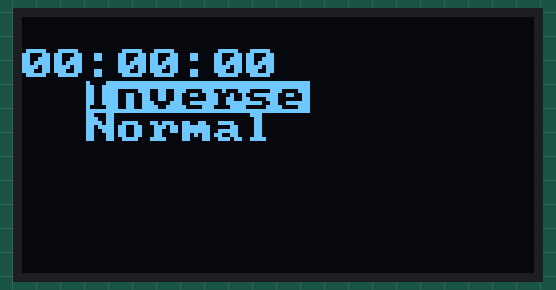
Recording of a sketch running on a simulated ESP8266 (NodeMCU). Shown: 128×64 one-colour display.

Above: at 0.1 s.
At 4.1 s:
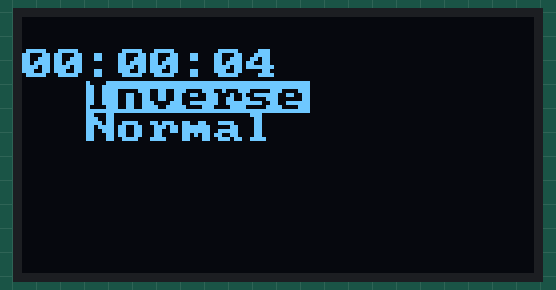
At 9.1 s:
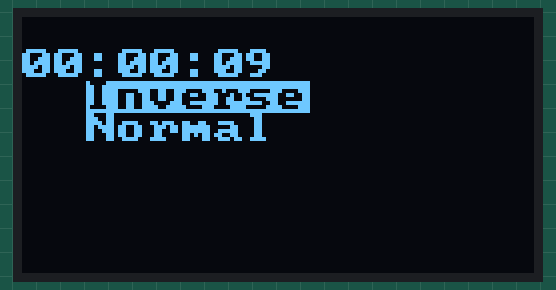
At 19.1 s:
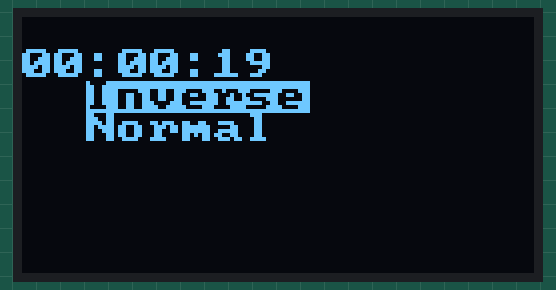
At 28.1 s:
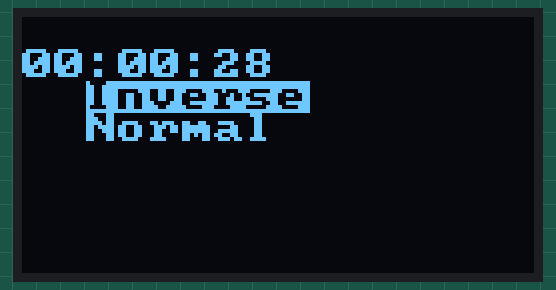
At 39.1 s:
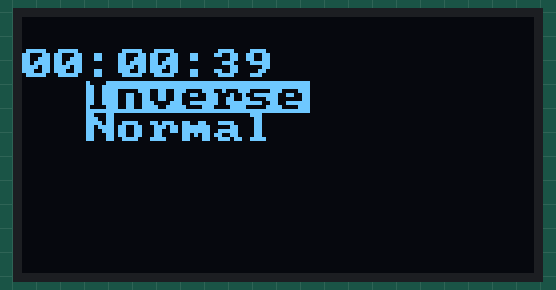

Measured:
- what the display in image 0 shows lasts 1.0 s, from 0.0 s to 1.0 s

The sketch:

u8glib2.ino
```cpp
#include <Arduino.h>
#include <U8g2lib.h>
#include <SPI.h>
#include <Wire.h>

/*
The constructor has the following template:
U8G2_SH1106_128X64_NONAME_1_4W_SW_SPI(rotation, clock, data, cs, dc [, reset])
U8G2_SH1106_128X64_NONAME_1_4W_SW_SPI u8g2(U8G2_R0, 13, 11, 10, 9, 8);  //D0=13, D1=11, CS=10, DC=9, Reset=8
*/

// U8x8 character mode
// SPI SW
// U8X8_SH1106_128X64_NONAME_4W_SW_SPI(clock, data, cs, dc [, reset])
// U8X8_SH1106_128X64_NONAME_4W_SW_SPI u8x8(13, 11, 10, 9, 8);  //D0=13, D1=11, CS=10, DC=9, Reset=8

// SPI HW
// U8X8_SH1106_128X64_NONAME_4W_HW_SPI(uint8_t cs, uint8_t dc, uint8_t reset = U8X8_PIN_NONE)
U8X8_SH1106_128X64_NONAME_4W_HW_SPI u8x8(10, 9, 8);


void setup(void) {
  u8x8.begin();
}

void loop(void) {
  int sec = millis() / 1000;
  int min = sec / 60;
  int hr = min / 60;
  char pbuff[20];
  snprintf ( pbuff, 20, "%02d:%02d:%02d", hr, min % 60, sec % 60 );

  //u8x8.setFont(u8x8_font_amstrad_cpc_extended_r);
  u8x8.setFont(u8x8_font_pcsenior_f);
  u8x8.drawString(0,1,pbuff);

  u8x8.setInverseFont(1);
  u8x8.drawString(2, 2, "Inverse");
  u8x8.setInverseFont(0);
  u8x8.drawString(2, 3, "Normal");
}

/*
void setup(void) {
  u8g2.begin();
}

void loop(void) {
  u8g2.firstPage();
  do {
    u8g2.setFont(u8g2_font_ncenB10_tr);
    u8g2.drawStr(0,24,"Hello World!");
    u8g2.drawStr(0,48,"Hello World!");
  } while ( u8g2.nextPage() );
}
*/
```
